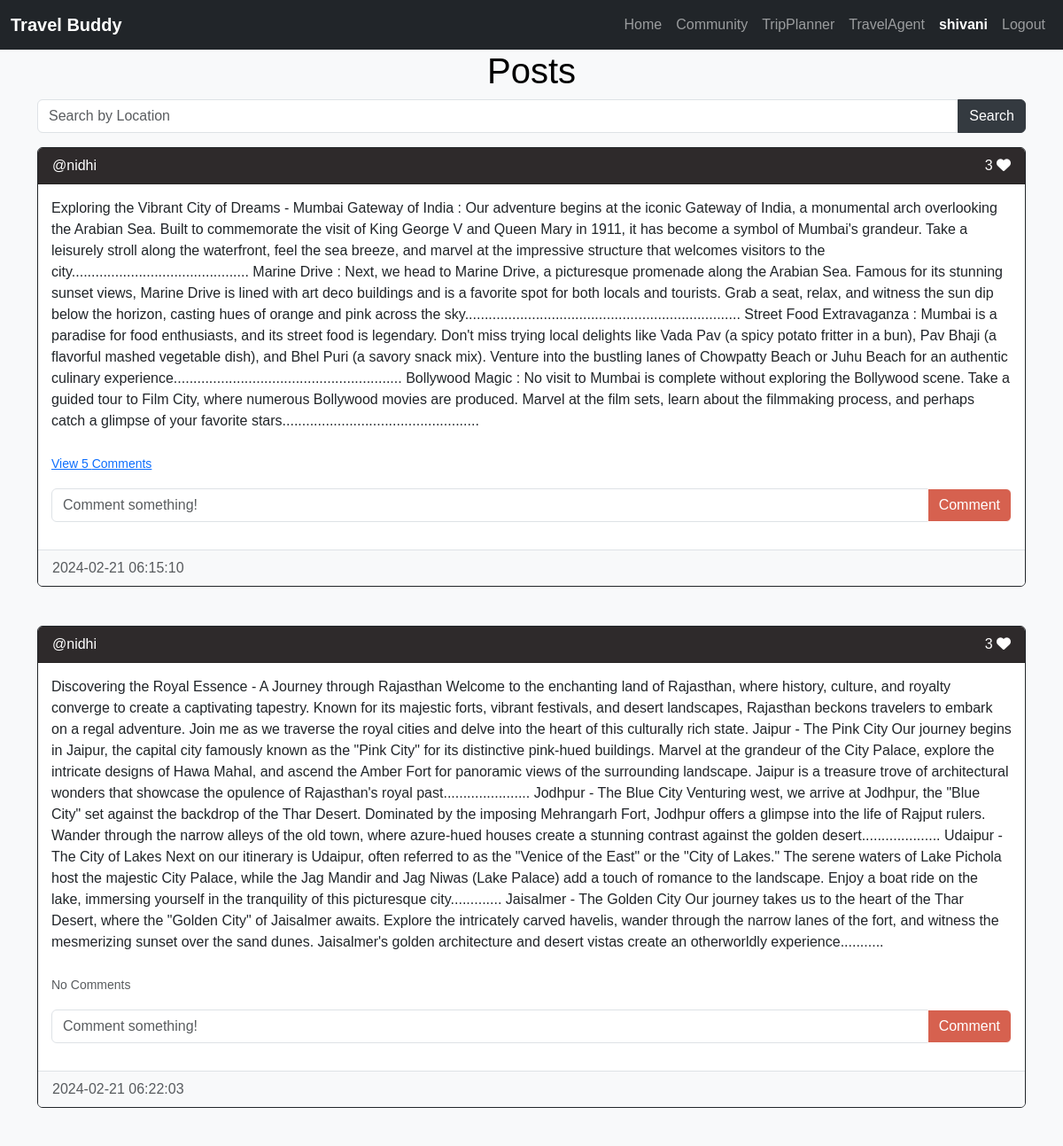
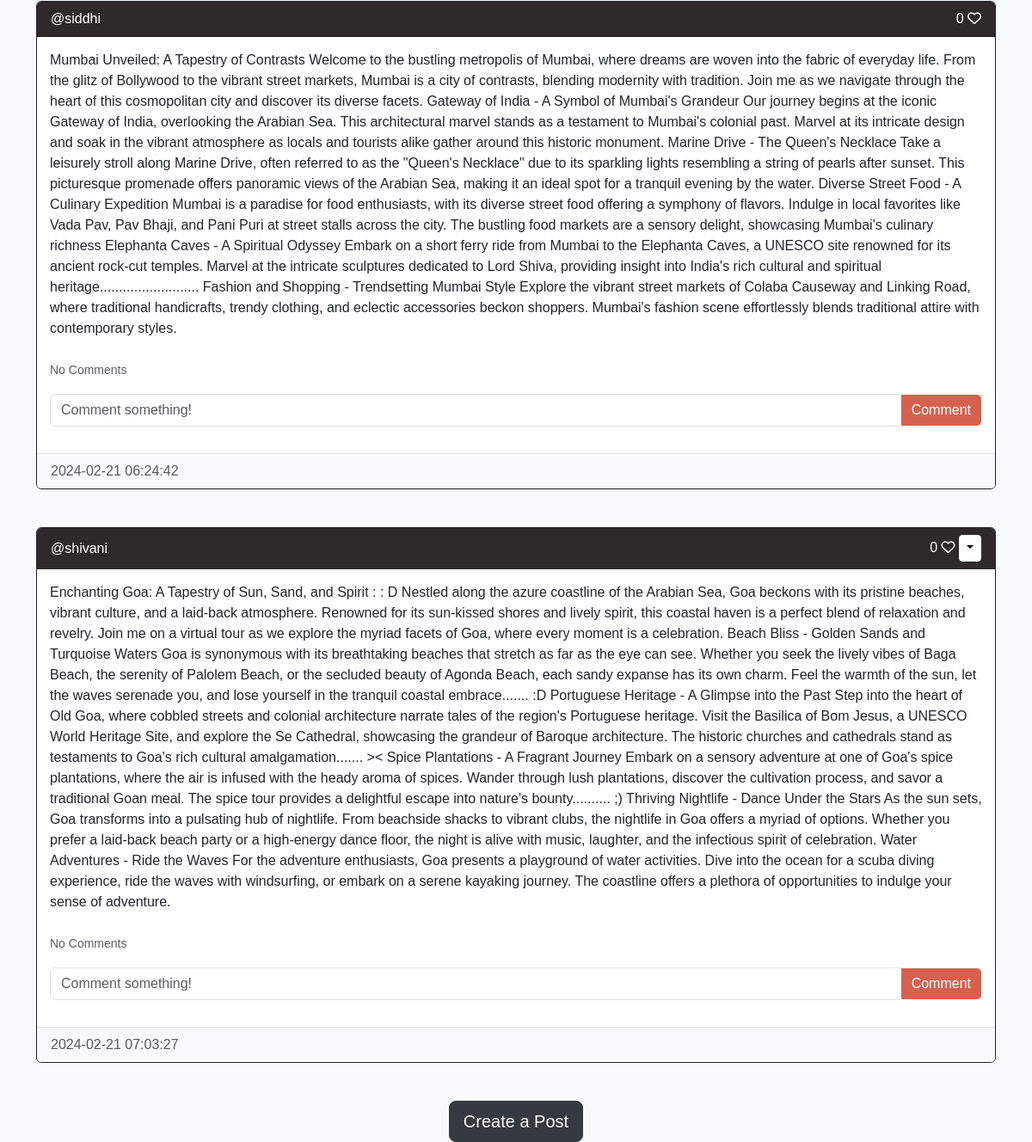
/home (signed in), run on the app's committed database (2 pictures, top to bottom).
### website/models.py (models this page shows)
class User(db.Model, UserMixin):
    id = db.Column(db.Integer, primary_key=True)
    email = db.Column(db.String(150), unique=True)
    username = db.Column(db.String(150), unique=True)
    password = db.Column(db.String(150))
    date_created = db.Column(db.DateTime(timezone=True), default=func.now())
    posts = db.relationship('Post', backref='user', passive_deletes=True)
    comments = db.relationship('Comment', backref='user', passive_deletes=True)
    likes = db.relationship('Like', backref='user', passive_deletes=True)

class Post(db.Model):
    id = db.Column(db.Integer, primary_key=True)
    text = db.Column(db.Text, nullable=False)
    date_created = db.Column(db.DateTime(timezone=True), default=func.now())
    author = db.Column(db.Integer, db.ForeignKey(
        'user.id', ondelete="CASCADE"), nullable=False)
    location = db.Column(db.String(255))
    comments = db.relationship('Comment', backref='post', passive_deletes=True)
    likes = db.relationship('Like', backref='post', passive_deletes=True)

### website/views.py (the view)
@views.route("/home", methods=['GET', 'POST'])
@login_required
def home():
    if request.method == 'POST':
        location = request.form.get('location')
        posts = Post.query.filter(Post.location.ilike(f"%{location}%")).all()
    else:
        posts = Post.query.all()
    return render_template("home.html", user=current_user, posts=posts)

### website/__init__.py (called while the page is built)
def create_app():
    app = Flask(__name__)
    app.config['SECRET_KEY'] = "helloworld"
    app.config['SQLALCHEMY_DATABASE_URI'] = f'sqlite:///{DB_NAME}'
    db.init_app(app)
    from .views import views
    from .auth import auth
    app.register_blueprint(views, url_prefix="/")
    app.register_blueprint(auth, url_prefix="/")
    from .models import User, Post, Comment, Like
    create_database(app)
    login_manager = LoginManager()
    login_manager.login_view = "auth.login"
    login_manager.init_app(app)
    @login_manager.user_loader
    def load_user(id):
        return User.query.get(int(id))
    return app

### website/templates/home.html
{% extends "posts_div.html" %} {% block title %}Home{% endblock %}

### website/templates/posts_div.html (shortened to what this page needs)
{% extends "base.html" %} {% block title %}Home{% endblock %} {% block content
%}
<h1>Posts</h1>
<form method="POST" class="mb-3">
  <div class="input-group">
    <input
      type="text"
      class="form-control"
      name="location"
      placeholder="Search by Location"
    />
    <button type="submit" class="btn btn-dark">Search</button>
  </div>
</form>
<div id="posts">
  {% for post in posts %}
  <div class="card border-dark">
    <div class="card-header d-flex justify-content-between align-items-center">
      <a
        href="/posts/{{post.user.username}}"
        style="text-decoration: none; color: inherit"
      >
        @{{post.user.username}}
      </a>
      <div>
        <span id="likes-count-{{post.id}}"> {{ post.likes|length }}</span>
        {% if user.id in post.likes|map(attribute="author")|list %}
        <i
          class="fa-solid fa-heart"
          id="like-button-{{post.id}}"
          onclick="like({{post.id}})"
        ></i>
        {% else %}
        <i
          class="fa-regular fa-heart"
          id="like-button-{{post.id}}"
          onclick="like({{post.id}})"
        ></i>
        {% endif %} {% if user.id == post.author %}
        <div class="btn-group">
          <button
            type="button"
            class="btn btn-sm btn-info dropdown-toggle"
            data-bs-toggle="dropdown"
          ></button>
        </div>
        {% endif %}
      </div>
    </div>
    <div class="card-body">
      <div class="card-text">{{post.text}}</div>
      <br />
      <p class="card-text">
        {% if post.comments|length > 0 %}
        <a data-bs-toggle="collapse" href="#comments-{{post.id}}" role="button">
          <small>View {{post.comments|length}} Comments</small>
        </a>
        {% else %}
        <small class="text-muted">No Comments</small>
        {% endif %}
      </p>
      <form
        class="input-group mb-3"
        method="POST"
        action="/create-comment/{{post.id}}"
      >
        <input
          type="text"
          id="text"
          name="text"
          class="form-control"
          placeholder="Comment something!"
        />
        <button type="submit" class="btn btn-success">Comment</button>
      </form>
    </div>
    <div class="card-footer text-muted">{{post.date_created}}</div>
  </div>
  <br/ > {% endfor %}
</div>
{% block footer %}
<div align="center">
  <a href="/create-post"
    ><button type="button" class="btn btn-dark btn-lg">Create a Post</button></a
  >
</div>
{% endblock %} {% endblock %}

### website/templates/base.html (shortened to what this page needs)
<!DOCTYPE html>
<html lang="en">
  <head>
    <link
      href="https://cdn.jsdelivr.net/npm/bootstrap@5.3.2/dist/css/bootstrap.min.css"
      rel="stylesheet"
    />
  </head>
  <body>
    <nav class="navbar navbar-expand-lg navbar-dark bg-dark">
      <div class="container-fluid">
        <div class="navbar-brand">
          <strong style="color: white">Travel Buddy</strong>
        </div>
        <div class="collapse navbar-collapse" id="navbar">
          <div class="navbar-nav ms-auto">
            <a class="nav-item nav-link" href="/places">Home</a>
            <a class="nav-item nav-link" href="/home">Community</a>
            <a class="nav-item nav-link" href="/plan">TripPlanner</a>
            <a class="nav-item nav-link" href="/travel-agents">TravelAgent</a>
            {% if user.is_authenticated %}
            <a class="nav-item nav-link" href="/posts/{{ user.username }}">
              <strong style="color: white">{{ user.username }}</strong>
            </a>
            <a class="nav-item nav-link" href="/logout">Logout</a>
            {% else %}
            <a class="nav-item nav-link" href="/login">Login</a>
            <a class="nav-item nav-link" href="/sign-up">Sign Up</a>
            {% endif %}
          </div>
        </div>
      </div>
    </nav>
    <div class="container">{% block content %}{% endblock %}</div>
  </body>
</html>

### website/templates/posts_div.html (style rules this page uses)
body { font-family: "Arial", sans-serif; background-color: #f8f9fa; color: #343a40; }
h1 { text-align: center; color: #000000; }
form { margin-bottom: 20px; }
.card { margin-bottom: 20px; transition: background-color 0.3s; }
.card-header { background-color: #2e2a2b; color: #fff; }
.card-body { padding: 15px; }
.card-text { font-size: 16px; }
.card-footer { background-color: #f8f9fa; border-top: 1px solid #dee2e6; }
.btn-info { background-color: #ffffff; border-color: #ffffff; }
.btn-dark { background-color: #343a40; border-color: #343a40; }
.btn-success { background-color: #d6614f; border-color: #ffffff; }

### data on the page
User: username "shivani"
Post: user.username "nidhi", likes|length "3", text "Exploring the Vibrant City of Dreams - Mumbai Gateway of India : Our adventure begins at the iconic Gateway of India, a monumental arch overlooking the Arabian Sea. Built to commemorate the visit of King George V and Queen Mary in 1911, it has become a symbol of Mumbai's grandeur. Take a leisurely stroll along the waterfront, feel the sea breeze, and marvel at the impressive structure that welcomes visitors to the city............................................. Marine Drive : Next, we head to Marine Drive, a picturesque promenade along the Arabian Sea. Famous for its stunning sunset views, Marine Drive is lined with art deco buildings and is a favorite spot for both locals and tourists.…", comments|length "5", date_created "2024-02-21 06:15:10"
Post: user.username "nidhi", likes|length "3", text "Discovering the Royal Essence - A Journey through Rajasthan Welcome to the enchanting land of Rajasthan, where history, culture, and royalty converge to create a captivating tapestry. Known for its majestic forts, vibrant festivals, and desert landscapes, Rajasthan beckons travelers to embark on a regal adventure. Join me as we traverse the royal cities and delve into the heart of this culturally rich state. Jaipur - The Pink City Our journey begins in Jaipur, the capital city famously known as the \"Pink City\" for its distinctive pink-hued buildings. Marvel at the grandeur of the City Palace, explore the intricate designs of Hawa Mahal, and ascend the Amber Fort for panoramic views of the…", shows "No Comments", date_created "2024-02-21 06:22:03"
Post: user.username "siddhi", likes|length "0", text "Mumbai Unveiled: A Tapestry of Contrasts Welcome to the bustling metropolis of Mumbai, where dreams are woven into the fabric of everyday life. From the glitz of Bollywood to the vibrant street markets, Mumbai is a city of contrasts, blending modernity with tradition. Join me as we navigate through the heart of this cosmopolitan city and discover its diverse facets. Gateway of India - A Symbol of Mumbai's Grandeur Our journey begins at the iconic Gateway of India, overlooking the Arabian Sea. This architectural marvel stands as a testament to Mumbai's colonial past. Marvel at its intricate design and soak in the vibrant atmosphere as locals and tourists alike gather around this historic…", shows "No Comments", date_created "2024-02-21 06:24:42"
Post: user.username "shivani", likes|length "0", text "Enchanting Goa: A Tapestry of Sun, Sand, and Spirit : : D Nestled along the azure coastline of the Arabian Sea, Goa beckons with its pristine beaches, vibrant culture, and a laid-back atmosphere. Renowned for its sun-kissed shores and lively spirit, this coastal haven is a perfect blend of relaxation and revelry. Join me on a virtual tour as we explore the myriad facets of Goa, where every moment is a celebration. Beach Bliss - Golden Sands and Turquoise Waters Goa is synonymous with its breathtaking beaches that stretch as far as the eye can see. Whether you seek the lively vibes of Baga Beach, the serenity of Palolem Beach, or the secluded beauty of Agonda Beach, each sandy expanse has…", shows "No Comments", date_created "2024-02-21 07:03:27"
